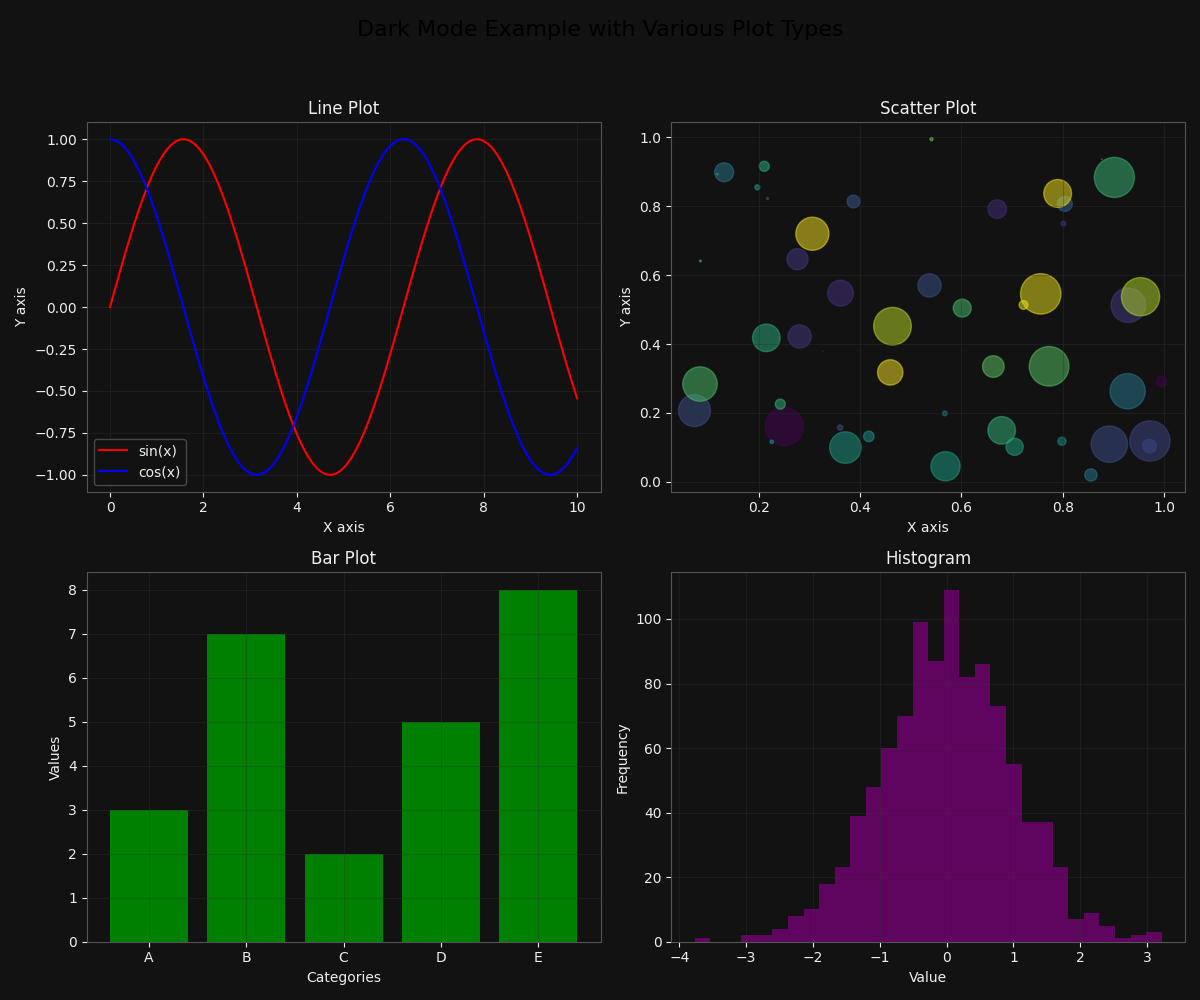

Reproduce this figure in Python.
"""
Comprehensive example of the toggle_dark_mode function.

This script demonstrates the toggle_dark_mode function with various plot types
and configurations.
"""

import numpy as np
import matplotlib.pyplot as plt
from matplotlib_dark_mode import toggle_dark_mode

# Create a figure with multiple subplots and different plot types
fig = plt.figure(figsize=(12, 10))

# Line plot
ax1 = fig.add_subplot(2, 2, 1)
x = np.linspace(0, 10, 100)
ax1.plot(x, np.sin(x), 'r-', label='sin(x)')
ax1.plot(x, np.cos(x), 'b-', label='cos(x)')
ax1.set_title('Line Plot')
ax1.set_xlabel('X axis')
ax1.set_ylabel('Y axis')
ax1.grid(True)
ax1.legend()

# Scatter plot
ax2 = fig.add_subplot(2, 2, 2)
n = 50
x = np.random.rand(n)
y = np.random.rand(n)
colors = np.random.rand(n)
area = (30 * np.random.rand(n))**2
ax2.scatter(x, y, s=area, c=colors, alpha=0.5)
ax2.set_title('Scatter Plot')
ax2.set_xlabel('X axis')
ax2.set_ylabel('Y axis')
ax2.grid(True)

# Bar plot
ax3 = fig.add_subplot(2, 2, 3)
categories = ['A', 'B', 'C', 'D', 'E']
values = [3, 7, 2, 5, 8]
ax3.bar(categories, values, color='green')
ax3.set_title('Bar Plot')
ax3.set_xlabel('Categories')
ax3.set_ylabel('Values')
ax3.grid(True, axis='y')

# Histogram
ax4 = fig.add_subplot(2, 2, 4)
data = np.random.randn(1000)
ax4.hist(data, bins=30, alpha=0.7, color='purple')
ax4.set_title('Histogram')
ax4.set_xlabel('Value')
ax4.set_ylabel('Frequency')
ax4.grid(True)

# Add a main title
fig.suptitle('Dark Mode Example with Various Plot Types', fontsize=16)

# Adjust layout
plt.tight_layout(rect=[0, 0, 1, 0.95])

# Apply dark mode to the entire figure
toggle_dark_mode(fig=fig)

# Save the figure
plt.savefig('comprehensive_dark_mode_example.png')

# Create a split example (half dark mode, half normal)
fig2, (ax1, ax2) = plt.subplots(1, 2, figsize=(12, 5))

# Create identical plots in both axes
x = np.linspace(0, 10, 100)
y1 = np.sin(x)
y2 = np.cos(x)

for ax in [ax1, ax2]:
    ax.plot(x, y1, 'r-', label='sin(x)')
    ax.plot(x, y2, 'b-', label='cos(x)')
    ax.set_title('Sine and Cosine')
    ax.set_xlabel('X axis')
    ax.set_ylabel('Y axis')
    ax.grid(True)
    ax.legend()

# Apply dark mode only to the left axis
toggle_dark_mode(ax=ax1)

# Add a main title
fig2.suptitle('Dark Mode vs. Light Mode Comparison', fontsize=16)

# Adjust layout
plt.tight_layout(rect=[0, 0, 1, 0.95])

# Save the figure
plt.savefig('dark_vs_light_mode_comparison.png')

print("Examples saved as comprehensive_dark_mode_example.png and dark_vs_light_mode_comparison.png")
